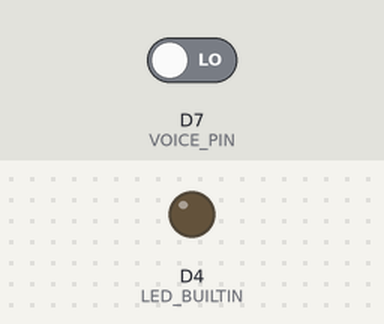
Bench run of a sketch on a simulated ESP8266 (NodeMCU). Parts: output pins drawn as LEDs (lit = HIGH, except the on-board LED, lit = LOW). Inputs (shaded band) come from the test bench; at power-on: D7 (VOICE_PIN) LOW. What the sketch prints to the serial monitor is not drawn.

Above: at 1.2 s.
1.3 s: D7 (VOICE_PIN) driven HIGH
At 2.1 s:
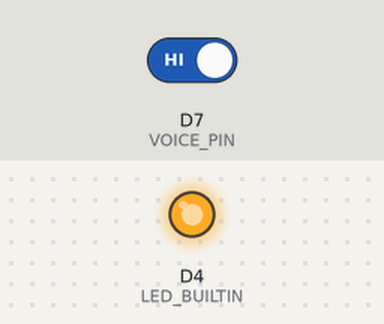
2.8 s: D7 (VOICE_PIN) driven LOW
At 5.6 s:
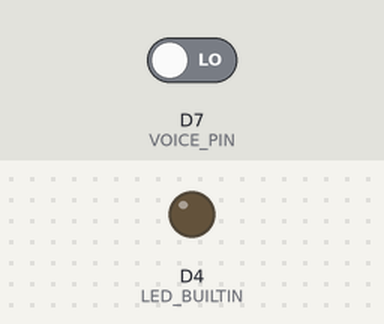
Timing chart, 0 to 7.1 s (numbered marks = the images above; inputs shaded):
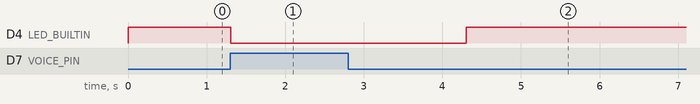

The sketch:

01.ino
```cpp
//定義聲音模組所使用的腳位
#define VOICE_PIN D7

void setup()
{
  //初始化序列埠
  Serial.begin(9600);

  //設定聲音模組所使用的腳位為輸入
  pinMode(VOICE_PIN, INPUT);

  //設定 LED 燈所使用的腳位為輸出
  pinMode(LED_BUILTIN, OUTPUT);
}

void loop()
{
  //讀取聲音模組的數位輸入值
  int voice = digitalRead(VOICE_PIN);
     Serial.println (voice);
  if (voice == 1)
  {
    //LED 燈腳位輸出低電位，LED 燈亮起
    digitalWrite(LED_BUILTIN, 0);

    //延遲 3000 ms
    delay(3000);
  }
  else
  {
    //LED 燈腳位輸出高電位，LED 燈熄滅
    digitalWrite(LED_BUILTIN, 1);
  }
}
```

Measured:
- after the input at 1.3 s, D4 (LED_BUILTIN): HIGH → LOW at once
- after the input at 2.8 s, D4 (LED_BUILTIN): LOW → HIGH after 1.5 s
